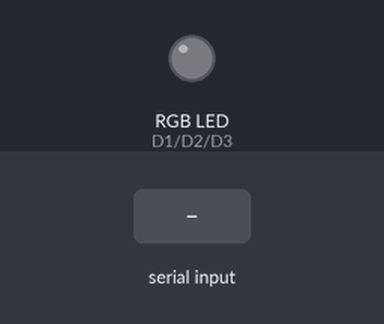
Bench run of a sketch on a simulated ESP8266 (NodeMCU). Parts: an RGB LED mixed from three pins (HIGH = lit). The test bench sets the inputs (shaded band). What the sketch prints to the serial monitor is not drawn.

Above: at 1.2 s.
1.3 s: "90,45,200\n" received over Serial
3.8 s: "30,150,10\n" received over Serial
6.3 s: "90,45\n" received over Serial
At 8.2 s:
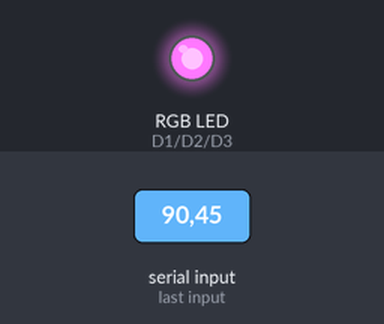
Timing chart, 0 to 9.7 s (numbered marks = the images above; inputs shaded):
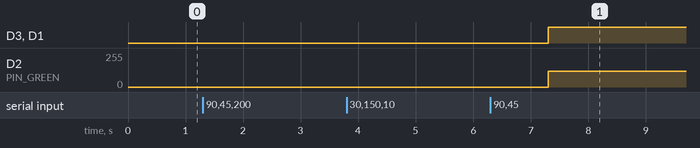

The sketch:

RGB-picker.ino
```cpp
/*
  2020-06-05
  Bryce Dombrowski

  Allows control of an RGB led through the serial monitor. Useful for determining accurate colour values for use in programs.
*/

// INCLUDES // ************************************************************************************************************************


// DEFINES // *************************************************************************************************************************

// Define pins
#define PIN_RED   D1 // Red anode of the RGB LED. Must be a PWM pin.
#define PIN_GREEN D2 // Green anode of the RGB LED. Must be a PWM pin.
#define PIN_BLUE  D3 // Blue anode of the RGB LED. Must be a PWM pin.

// FUNCTIONS // ***********************************************************************************************************************

void setColourRGB (int r, int g, int b, int delayTime=0){ // range 0-255
  // Note: analogWrite() initiates a PWM signal to control the brightness of each colour, by modifying the average voltage. The pins used here must be PWM.
  analogWrite(PIN_RED, r*4);
  analogWrite(PIN_GREEN, g*4);
  analogWrite(PIN_BLUE, b*4);
  delay(delayTime);
}

void setup() { // Main code that runs once, initializes variables.
  Serial.begin(9600);
  pinMode(PIN_RED, OUTPUT);
  pinMode(PIN_GREEN, OUTPUT);
  pinMode(PIN_BLUE, OUTPUT);
  setColourRGB(0,0,0);
}

void loop() { // Code that runs continuously on a loop
  yield(); // Let the ESP8266 do background stuff if it needs to
  int r = 0;
  int g = 0;
  int b = 0;
  int i = 0;
  Serial.print("r=");
  while (Serial.available() == 0) delay(1); // Wait for input (but make sure to delay or yield periodically for the NodeMCU board)
  r = Serial.readString().toInt();
  Serial.print(String(r)+" g=");
  while (Serial.available() == 0) delay(1); // Wait for input (but make sure to delay or yield periodically for the NodeMCU board)
  g = Serial.readString().toInt();
  Serial.print(String(g)+" b=");
  while (Serial.available() == 0) delay(1); // Wait for input (but make sure to delay or yield periodically for the NodeMCU board)
  b = Serial.readString().toInt();
  Serial.println(String(b));
  setColourRGB(r,g,b);
}
```

Measured:
- after the input at 1.3 s, every drawn part: stays the same
- after the input at 3.8 s, every drawn part: stays the same
- after the input at 6.3 s, D3 (PIN_BLUE), D1 (PIN_RED): LOW → HIGH after 1.0 s; D2 (PIN_GREEN): 0/255 → 120/255 after 1.0 s
